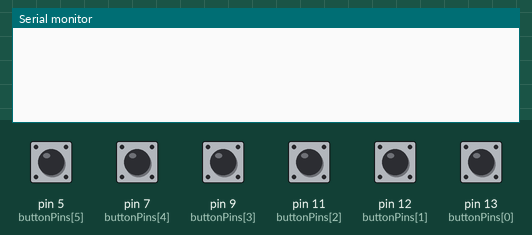
Simulated run of this sketch. Board: Arduino Uno, built with avr-gcc and run on an emulated ATmega328P. Shown: the last lines printed to the serial monitor. Inputs (shaded band) come from the test bench; at power-on: pin 5 (buttonPins[5]), pin 7 (buttonPins[4]), pin 9 (buttonPins[3]), pin 11 (buttonPins[2]), pin 12 (buttonPins[1]), pin 13 (buttonPins[0]) LOW.

Above: at 1.2 s.
1.3 s: pin 5 (buttonPins[5]) pulled HIGH for 0.15 s
At 2.3 s:
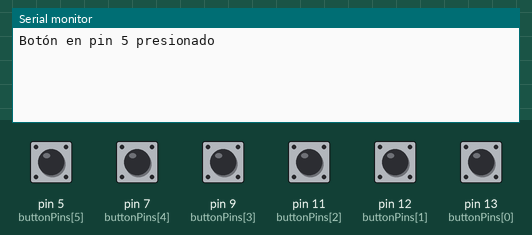
2.9 s: pin 7 (buttonPins[4]) pulled HIGH for 0.15 s
At 3.5 s:
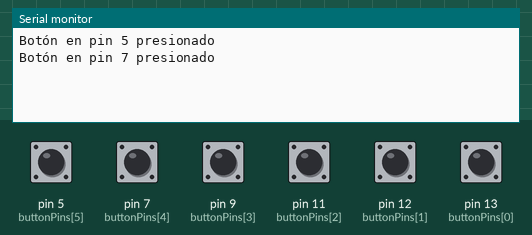
4.5 s: pin 9 (buttonPins[3]) pulled HIGH for 0.15 s
At 5.8 s:
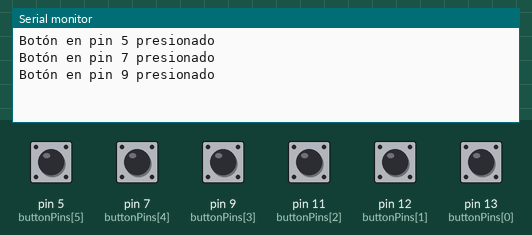
6.1 s: pin 11 (buttonPins[2]) pulled HIGH for 0.15 s
At 7.1 s:
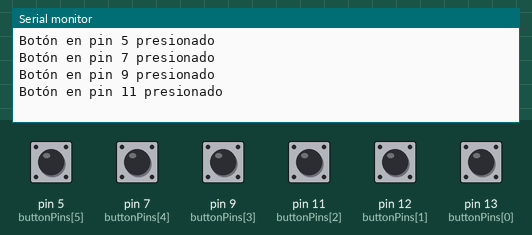
7.7 s: pin 12 (buttonPins[1]) pulled HIGH for 0.15 s
At 8.4 s:
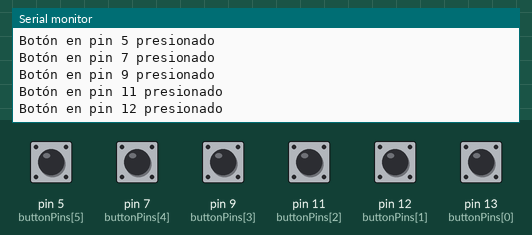
9.3 s: pin 13 (buttonPins[0]) pulled HIGH for 0.15 s
At 10.8 s:
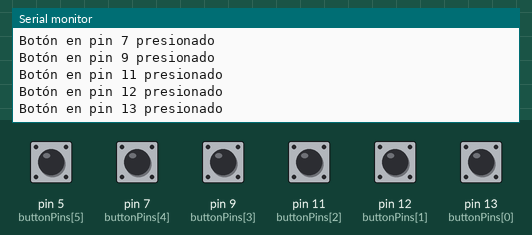
Timing chart, 0 to 11.9 s (numbered marks = the images above; inputs shaded):
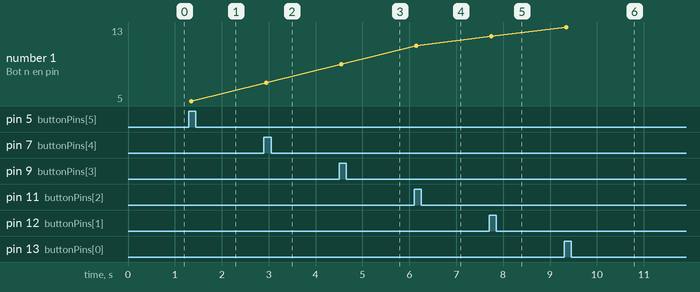

The sketch:

debounce_botons.ino
```cpp
const int buttonPins[] = {13, 12, 11, 9, 7, 5}; // Pines de los botones
const int numButtons = sizeof(buttonPins) / sizeof(buttonPins[0]);
bool buttonStates[numButtons]; // Estado actual de los botones
bool lastButtonStates[numButtons]; // Último estado de los botones
unsigned long lastDebounceTime[numButtons]; // Última vez que el pin cambió de estado
const unsigned long debounceDelay = 50; // Tiempo de debounce (50 ms)

void setup() {
  Serial.begin(9600); // Inicializar comunicación serial
  for (int i = 0; i < numButtons; i++) {
    pinMode(buttonPins[i], INPUT); // Configurar los pines de los botones como entrada
    buttonStates[i] = digitalRead(buttonPins[i]);
    lastButtonStates[i] = buttonStates[i];
    lastDebounceTime[i] = 0;
  }
}

void loop() {
  for (int i = 0; i < numButtons; i++) {
    int reading = digitalRead(buttonPins[i]); // Leer el estado del botón

    // Si el estado ha cambiado, reiniciar el temporizador de debounce
    if (reading != lastButtonStates[i]) {
      lastDebounceTime[i] = millis();
    }

    // Si ha pasado el tiempo de debounce, considerar el estado del botón como estable
    if ((millis() - lastDebounceTime[i]) > debounceDelay) {
      // Si el estado ha cambiado
      if (reading != buttonStates[i]) {
        buttonStates[i] = reading;

        // Solo imprimir si el botón está en estado HIGH (presionado)
        if (buttonStates[i] == HIGH) {
          Serial.print("Botón en pin ");
          Serial.print(buttonPins[i]);
          Serial.println(" presionado");
        }
      }
    }

    // Guardar el estado del botón para la próxima lectura
    lastButtonStates[i] = reading;
  }
}
```

Measured:
- after the input at 1.3 s, the serial monitor: prints a new line after 0.05 s (image 1)
- after the input at 2.9 s, the serial monitor: prints a new line after 0.05 s (image 2)
- after the input at 4.5 s, the serial monitor: prints a new line after 0.05 s (image 3)
- after the input at 6.1 s, the serial monitor: prints a new line after 0.05 s (image 4)
- after the input at 7.7 s, the serial monitor: prints a new line after 0.05 s (image 5)
- after the input at 9.3 s, the serial monitor: prints a new line after 0.05 s (image 6)
- plotted number 1: 5 → 7 after the input at 2.9 s, 7 → 9 after the input at 4.5 s, 9 → 11 after the input at 6.1 s, 11 → 12 after the input at 7.7 s, 12 → 13 after the input at 9.3 s
